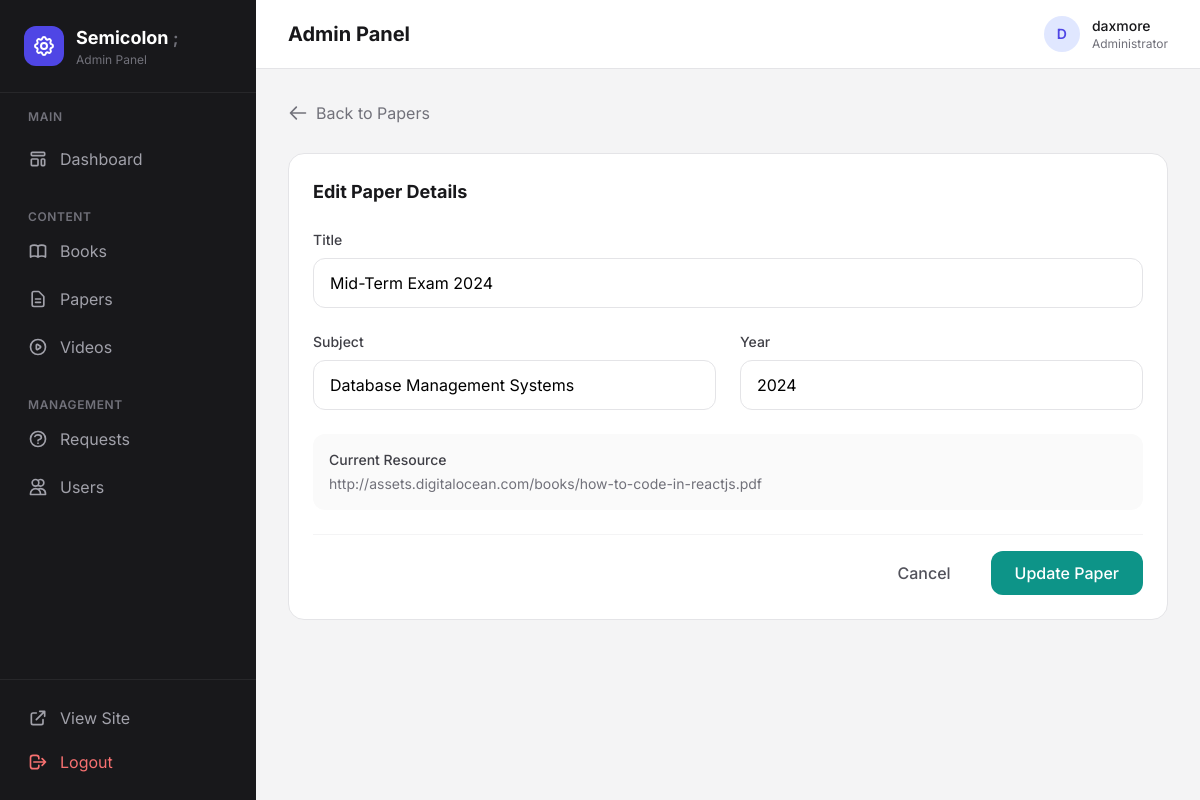
The page /admin/edit_paper.php?id=1 (signed in) on the database its author committed.
### tables this page shows
CREATE TABLE IF NOT EXISTS papers (
    id INT AUTO_INCREMENT PRIMARY KEY,
    title VARCHAR(255) NOT NULL,
    subject VARCHAR(255) NOT NULL,
    year INT NOT NULL,
     
    private_path VARCHAR(255) NOT NULL,  
    slug VARCHAR(255) UNIQUE,
    token VARCHAR(255) UNIQUE,
    created_at TIMESTAMP DEFAULT CURRENT_TIMESTAMP
);

### admin/edit_paper.php (the view, shortened to what this page needs)
<?php
require_once '../includes/db.php';
$id = $_GET['id'] ?? null;
$sql = "SELECT * FROM papers WHERE id = ?";
$stmt = $conn->prepare($sql);
$stmt->bind_param('i', $id);
$stmt->execute();
$result = $stmt->get_result();
$paper = $result->fetch_assoc();
include 'header.php';
?>
<div class="mb-6">
    <a href="papers.php" class="inline-flex items-center gap-2 text-zinc-500 hover:text-zinc-700 transition">
        <svg xmlns="http://www.w3.org/2000/svg" class="h-5 w-5" fill="none" viewBox="0 0 24 24" stroke="currentColor" stroke-width="2">
            <path stroke-linecap="round" stroke-linejoin="round" d="M10 19l-7-7m0 0l7-7m-7 7h18" />
        </svg>
        Back to Papers
    </a>
</div>
<div class="bg-white rounded-2xl border border-zinc-200 p-6">
    <h2 class="text-lg font-bold text-zinc-900 mb-6">Edit Paper Details</h2>
    <form action="" method="post" class="space-y-6">
        <div>
            <label class="block text-sm font-medium text-zinc-700 mb-2">Title</label>
            <input type="text" name="title" value="<?php echo htmlspecialchars($paper['title']); ?>" required
                class="w-full px-4 py-3 border border-zinc-200 rounded-xl focus:ring-2 focus:ring-teal-500 focus:border-transparent transition">
        </div>
        <div class="grid grid-cols-1 md:grid-cols-2 gap-6">
            <div>
                <label class="block text-sm font-medium text-zinc-700 mb-2">Subject</label>
                <input type="text" name="subject" value="<?php echo htmlspecialchars($paper['subject']); ?>" required
                    class="w-full px-4 py-3 border border-zinc-200 rounded-xl focus:ring-2 focus:ring-teal-500 focus:border-transparent transition">
            </div>
            <div>
                <label class="block text-sm font-medium text-zinc-700 mb-2">Year</label>
                <input type="number" name="year" value="<?php echo htmlspecialchars($paper['year']); ?>" required min="2000" max="2030"
                    class="w-full px-4 py-3 border border-zinc-200 rounded-xl focus:ring-2 focus:ring-teal-500 focus:border-transparent transition">
            </div>
        </div>
        <div class="bg-zinc-50 rounded-xl p-4">
            <p class="text-sm font-medium text-zinc-700 mb-1">Current Resource</p>
            <p class="text-sm text-zinc-500 break-all"><?php echo htmlspecialchars($paper['private_path']); ?></p>
        </div>
        <div class="flex items-center justify-end gap-4 pt-4 border-t border-zinc-100">
            <a href="papers.php" class="px-6 py-2.5 text-zinc-600 hover:text-zinc-800 font-medium transition">
                Cancel
            </a>
            <button type="submit" class="px-6 py-2.5 bg-teal-600 text-white rounded-xl font-medium hover:bg-teal-700 transition">
                Update Paper
            </button>
        </div>
    </form>
</div>
<?php include 'footer.php'; ?>

### rows shown on the page
papers: title "Mid-Term Exam 2024", subject "Database Management Systems", year "2024", private_path "http://assets.digitalocean.com/books/how-to-code-in-reactjs.pdf"

### other values the page prints
$titles[$current_page] "Admin Panel"
substr($_SESSION['username'] ?? 'A', 0, 1) "D"
$_SESSION['username'] "daxmore"
